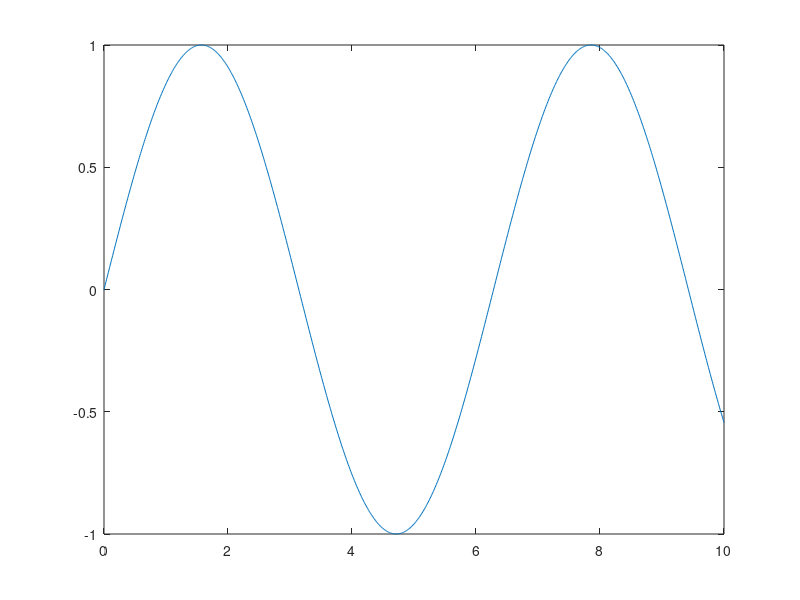
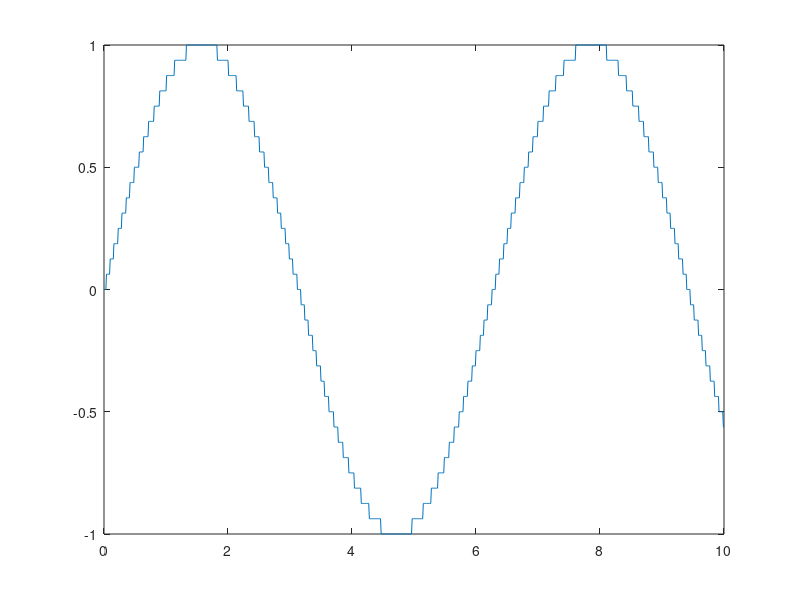

These figures' MATLAB source, in order:
x = 0:0.01:10;
y = sin (x);
interv = 32;

max_y = max(y);
min_y = min (y);
amp_total = abs(min_y) + abs(max_y);
amp_interv = amp_total/interv;

interv_range_min = [];

for i = 1:interv+1
    interv_range_min = [ interv_range_min, min_y + amp_interv * (i - 1)];
endfor


y_transf = [];


for i = 1:length(y)
  for j = 1:interv+1
    if (y(i) > interv_range_min (j) - amp_interv/2 && y(i) <= interv_range_min (j) + amp_interv/2)
      y_append = interv_range_min (j);
      y_transf = [ y_transf, y_append];
    endif
  endfor
endfor

y_transf;

figure (1); 
plot (x, y);
figure (2);
plot (x, y_transf);